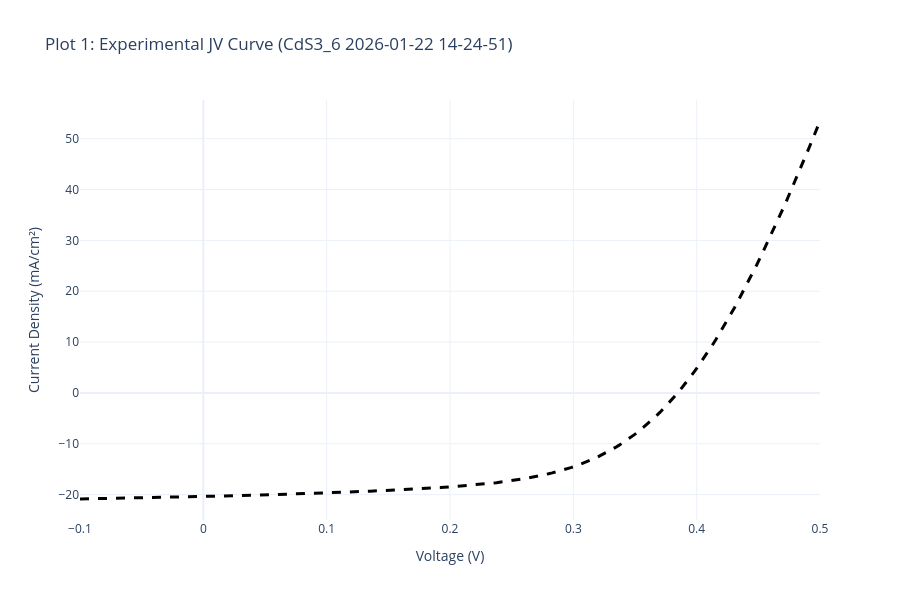

Notebook code for this chart:
### Markdown cell above
## Section 2: Experimental Data Reading and Visualization

### Background: The J-V Curve
The current density-voltage (J-V) curve is a fundamental characterization of photovoltaic devices. It shows how the current output of a solar cell varies with applied voltage under steady illumination. Key parameters extracted from the J-V curve include:

- **$V_{oc}$ (Open Circuit Voltage)**: Maximum voltage output when no current flows  
- **$J_{sc}$ (Short Circuit Current Density)**: Maximum current when voltage is zero  
- **$FF$ (Fill Factor)**: Ratio of maximum power to the product of $V_{oc}$ and $J_{sc}$  
- **$\eta$ (Power Conversion Efficiency)**: Percentage of incident solar power converted to electrical power

In this section, we read experimental I-V data from the solar simulator measurements and prepare it for comparison with simulations.

### Code cell
# -------------------------------------------------------------
# PLOT 1: READ EXPERIMENTAL DATA & CONVERT TO JV CURVE
# -------------------------------------------------------------

# File paths (Adjust these to match your actual file names in the folder)
exp_file = "C:/Users/jp_ol/OneDrive/Ambiente de Trabalho/TESE/Data_Analysis/data/CdS3_1/CdS3_1_IV Graph.xlsx"
results_file = "C:/Users/jp_ol/OneDrive/Ambiente de Trabalho/TESE/Data_Analysis/data/CdS3_1/CdS3_1_Results Table.xlsx"

# The specific measurement you want to plot
col_name = "CdS3_6 2026-01-22 14-24-51"

# 1. READ RESULTS TABLE TO CALCULATE EXACT ACTIVE AREA
try:
    results_df = pd.read_excel(results_file, engine='openpyxl')
    
    print(f"📊 Available measurements in Results Table:")
    for i, meas in enumerate(results_df['Measurement'].values):
        print(f"   {i}: {meas}")
    
    # Locate the specific measurement in the Results Table
    target_row = results_df[results_df['Measurement'] == col_name]
    
    if not target_row.empty:
        isc_a = target_row['Isc A'].values[0]
        jsc_ma = target_row['Jsc mA/cm2'].values[0]
        
        # Calculate Active Area: (Isc / Jsc) * 1000
        calculated_area = (isc_a / jsc_ma) * 1000
        print(f"\n✅ Target measurement '{col_name}' found in Results Table.")
        print(f"📐 Dynamically calculated Active Area: {calculated_area:.4f} cm²")
    else:
        print(f"\n⚠️ Measurement '{col_name}' NOT FOUND in Results Table!")
        print(f"   Please update 'col_name' variable to match one of the measurements above.")
        print(f"   Using fallback area: {ACTIVE_AREA_CM2} cm²")
        calculated_area = ACTIVE_AREA_CM2
except Exception as e:
    print(f"❌ Error reading Results Table: {type(e).__name__}: {e}")
    print(f"   Using fallback area: {ACTIVE_AREA_CM2} cm²")
    calculated_area = ACTIVE_AREA_CM2

# 2. READ IV GRAPH & CONVERT TO JV CURVE
exp_df_raw = pd.read_excel(exp_file, header=None)
col_idx = None
for i in range(len(exp_df_raw.columns)):
    if col_name in str(exp_df_raw.iloc[0, i]):
        col_idx = i
        break

if col_idx is None:
    raise ValueError(f"Column '{col_name}' not found in {exp_file}")

# Skip the 1st row (which contains the string headers 'Vmeas' and 'Imeas')
# Row 0: measurement label, Row 1: column type labels, Row 2+: data
v_exp_raw = pd.to_numeric(exp_df_raw.iloc[2:, col_idx], errors='coerce')
i_exp_raw = pd.to_numeric(exp_df_raw.iloc[2:, col_idx + 1], errors='coerce')

# Remove NaN values
valid_mask = pd.notna(v_exp_raw) & pd.notna(i_exp_raw)
v_exp = v_exp_raw[valid_mask].values
i_exp = i_exp_raw[valid_mask].values

# Convert Current (A) to Current Density (mA/cm2) using the dynamically calculated area
j_exp = (i_exp * 1000) / calculated_area

# Invert current if necessary (to match SCAPS typical output or 1st quadrant representation)
if INVERT_EXP_CURRENT:
    j_exp = -j_exp

# Create a clean DataFrame
exp_data = pd.DataFrame({'v(V)': v_exp, 'jtot(mA/cm2)': j_exp}).dropna()

# Apply correction factor to experimental current density from EQE
exp_data['jtot(mA/cm2)'] = exp_data['jtot(mA/cm2)'] * 1.150988311

# 3. PLOT EXPERIMENTAL JV CURVE
fig1 = go.Figure()
fig1.add_trace(go.Scatter(
    x=exp_data['v(V)'], 
    y=exp_data['jtot(mA/cm2)'], 
    mode='lines', name='Experimental (Converted to J)', 
    line=dict(color='black', dash='dash', width=3)
))
fig1.update_layout(
    title=f"Plot 1: Experimental JV Curve ({col_name})",
    xaxis_title='Voltage (V)',
    yaxis_title='Current Density (mA/cm²)',
    template='plotly_white', width=900, height=600
)
fig1.show()

### Figure 1 — Plotly figure (JSON) as saved in the notebook; plotly's stock layout.template omitted (floating-point values rounded to 4 significant figures; data arrays with more than 128 entries replaced by an {"elided": "..."} marker saying what was removed)
{"data": [{"line": {"color": "black", "dash": "dash", "width": 3}, "mode": "lines", "name": "Experimental (Converted to J)", "type": "scatter", "x": {"elided": "200 float values"}, "y": {"elided": "200 float values"}}], "layout": {"height": 600, "title": {"text": "Plot 1: Experimental JV Curve (CdS3_6 2026-01-22 14-24-51)"}, "width": 900, "xaxis": {"title": {"text": "Voltage (V)"}}, "yaxis": {"title": {"text": "Current Density (mA/cm²)"}}}}
